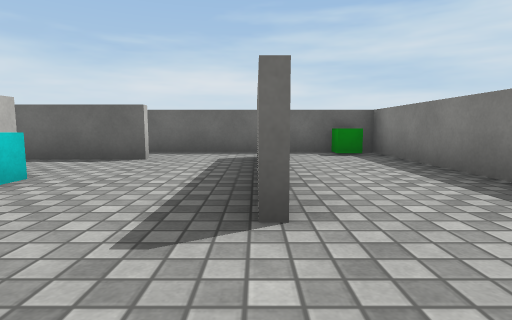
[1] (above)

15 first-person views from a walk through a 3-D level made in the Unity game engine. The camera is 0.58 m above the floor, tilts 6° down and sees 80° across. The floor is counted in squares, 1 m on a side. Each view is taken from the middle of a square. On the plan, view 1 faces up. The plan holds only what a view shows up to about 9 squares ahead; the rest is blank. The place goes on beyond the plan. Some surface patterns are stand-ins.

[2]
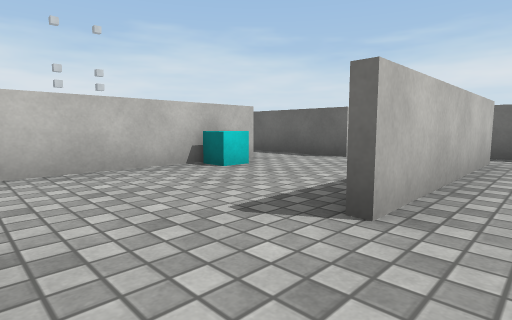

[3]
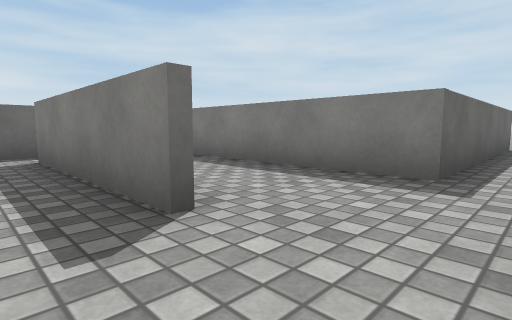

[4]
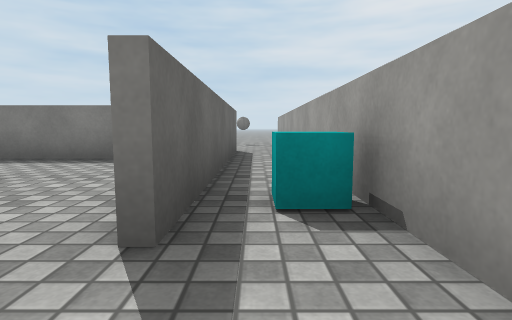

[5]
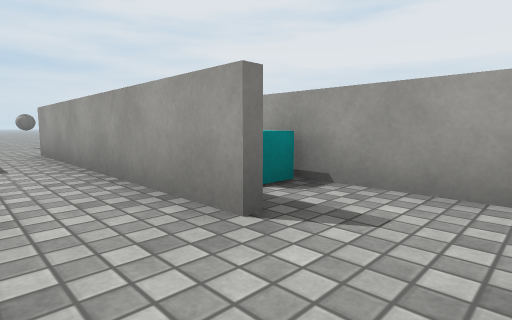

[6]
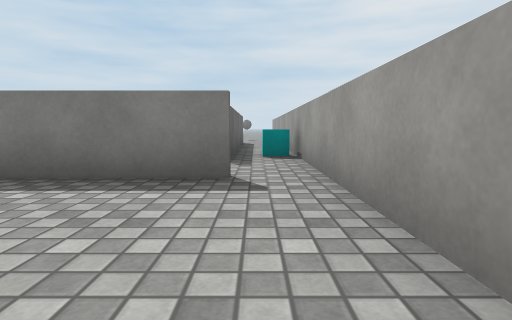

[7]
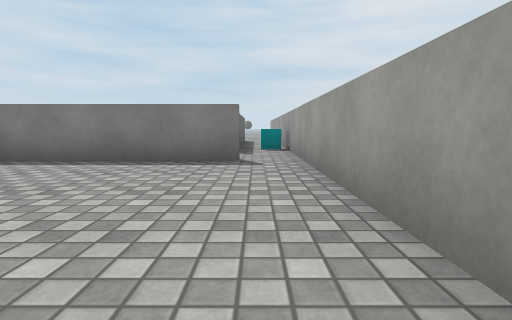

[8]
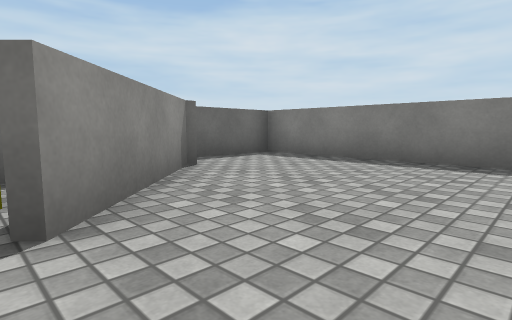

[9]
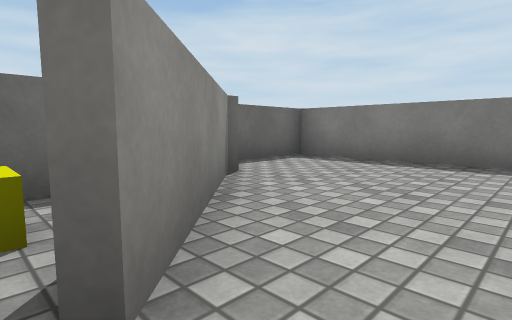

[10]
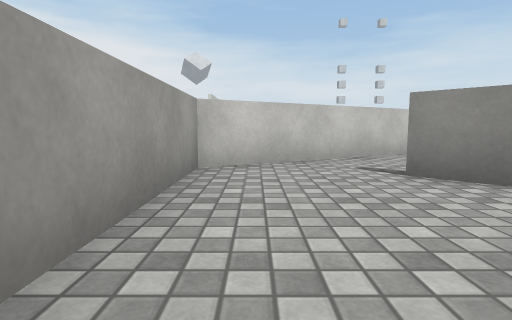

[11]
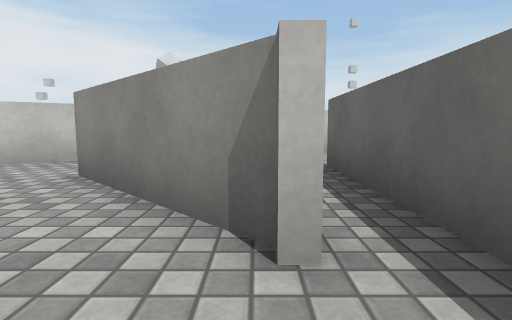

[12]
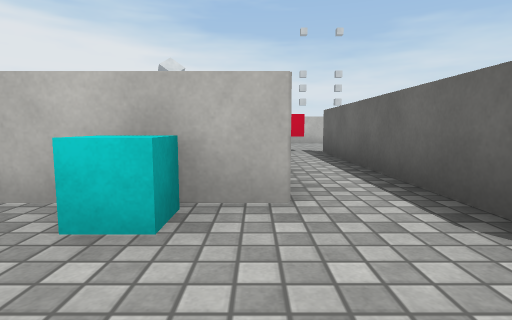

[13]
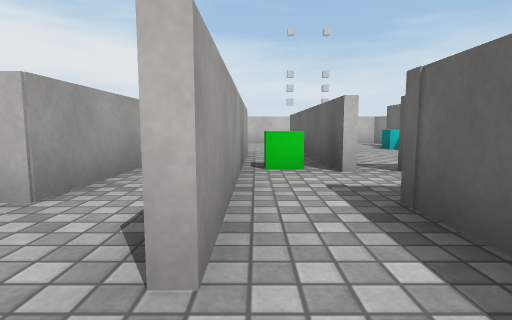

[14]
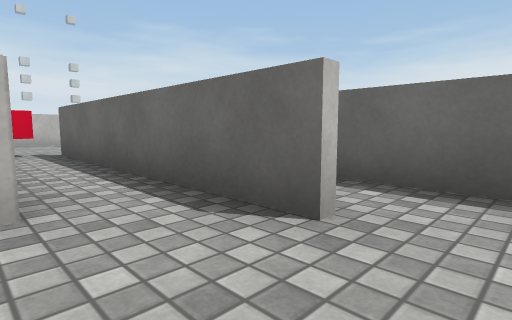

[15]
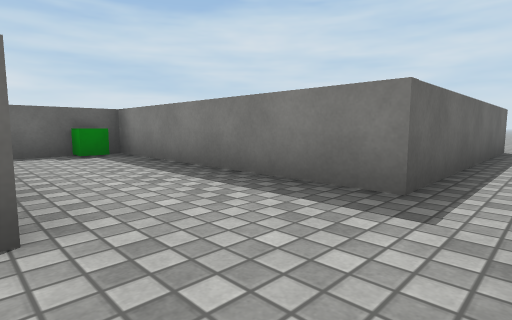

### Floor plan
Points are (right, up) in squares from view 1. A wall is a line through its corners. A room is listed if a view was taken in it or the views show most of it. See-through windows are left out.
Room 1 (views 1, 2, 3, 4, 5, 12, 13, 14, 15)
walls: (0, 1.8) (0, 6.2); (0.4, -0.3) (4.8, -0.3); (-3.3, 4.3) (-3.3, 0.2); (-2, 5.6) (-3.5, 5.6); (0.2, 6.2) (0.2, 1.8); (-3.4, -1.9) (2.6, -1.9); (4.4, 0.9) (2.7, 0.9) (2.7, 7.1) (-3.4, 7.1)
ways out: opening at (-4, -1) to room 2; opening at (-4, 5); opening at (4, 0); gap at (0, 6)
objects: cyan cube (-3, 3); cyan cube (-1, -1) to (0, -1); other object (2, 7)
Room 2 (views 6, 7, 8, 9, 10, 11)
walls: (-6.4, 3.2) (-8.7, 0.8); (-3.5, -0.8) (-3.5, 4.1) (-9.8, 4.1); (-10.5, -0.1) (-9.4, -1.9) (-3.4, -1.9)
ways out: opening at (-4, -1) to room 1

Positions as (right, up) in squares from view 1, and headings:
1: (0, 0), facing up
2: (1, 0), facing up-left
3: (-1, 0), facing up-right
4: (-3, -1), facing right
5: (-3, 1), facing down-right
6: (-7, -1), facing right
7: (-9, -1), facing right
8: (-9, -1), facing up-right
9: (-9, 0), facing up-right
10: (-5, -1), facing left
11: (-5, 3), facing left
12: (-1, 4), facing left
13: (-1, 6), facing left
14: (-1, 4), facing up-left
15: (0, 0), facing up-right
